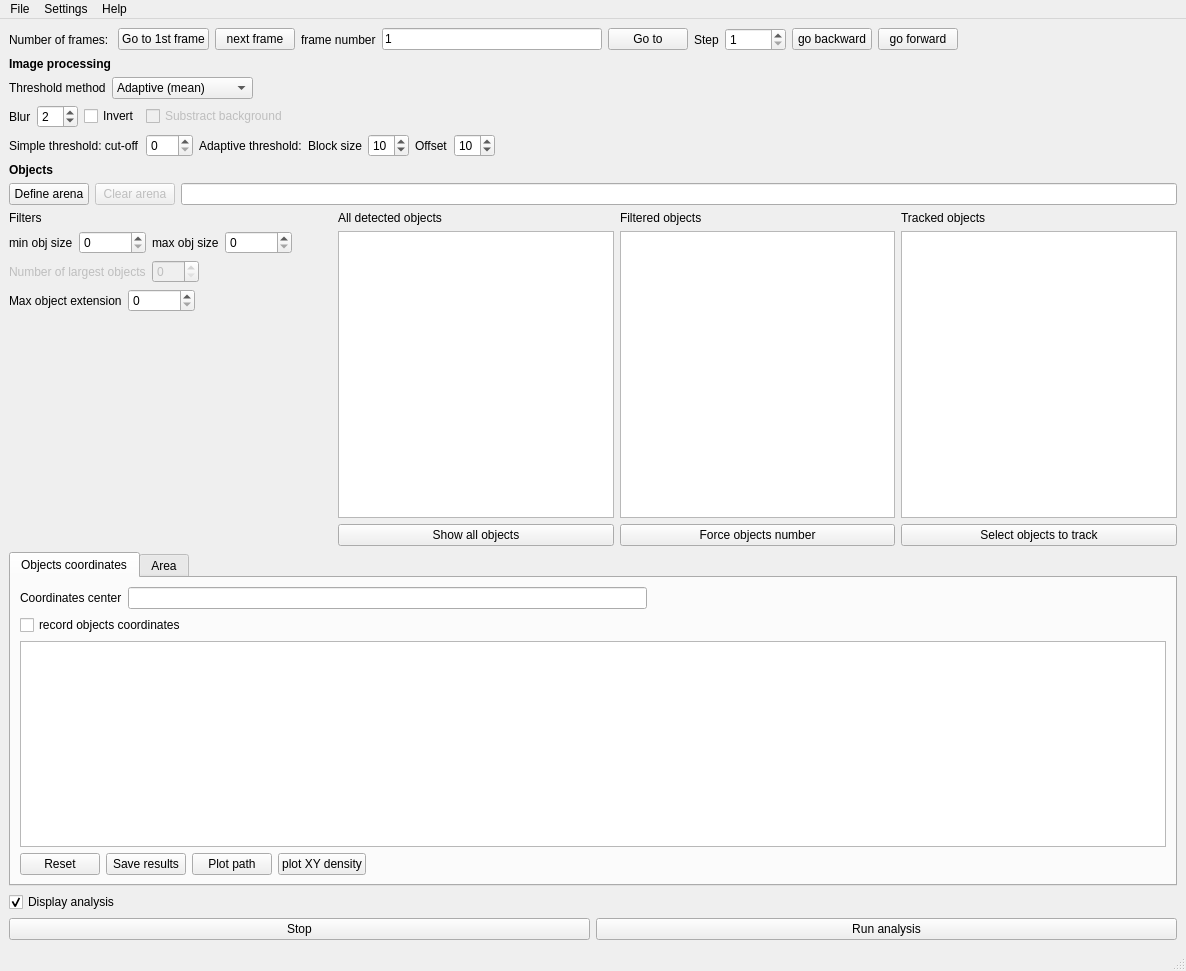
<?xml version="1.0" encoding="UTF-8"?>
<ui version="4.0">
 <class>MainWindow</class>
 <widget class="QMainWindow" name="MainWindow">
  <property name="geometry">
   <rect>
    <x>0</x>
    <y>0</y>
    <width>1186</width>
    <height>971</height>
   </rect>
  </property>
  <property name="windowTitle">
   <string>MainWindow</string>
  </property>
  <widget class="QWidget" name="centralwidget">
   <layout class="QVBoxLayout" name="verticalLayout_9">
    <item>
     <layout class="QHBoxLayout" name="horizontalLayout_5">
      <item>
       <widget class="QLabel" name="lb_frames">
        <property name="text">
         <string>Number of frames: </string>
        </property>
       </widget>
      </item>
      <item>
       <widget class="QPushButton" name="pb_1st_frame">
        <property name="text">
         <string>Go to 1st frame</string>
        </property>
       </widget>
      </item>
      <item>
       <widget class="QPushButton" name="pb_next_frame">
        <property name="text">
         <string>next frame</string>
        </property>
       </widget>
      </item>
      <item>
       <widget class="QLabel" name="label_11">
        <property name="text">
         <string>frame number</string>
        </property>
       </widget>
      </item>
      <item>
       <widget class="QLineEdit" name="le_goto_frame">
        <property name="text">
         <string>1</string>
        </property>
       </widget>
      </item>
      <item>
       <widget class="QPushButton" name="pb_goto_frame">
        <property name="text">
         <string>Go to</string>
        </property>
       </widget>
      </item>
      <item>
       <widget class="QLabel" name="label_10">
        <property name="text">
         <string>Step</string>
        </property>
       </widget>
      </item>
      <item>
       <widget class="QSpinBox" name="sb_frame_offset">
        <property name="minimum">
         <number>1</number>
        </property>
        <property name="maximum">
         <number>10000</number>
        </property>
        <property name="singleStep">
         <number>10</number>
        </property>
        <property name="value">
         <number>1</number>
        </property>
       </widget>
      </item>
      <item>
       <widget class="QPushButton" name="pb_backward">
        <property name="text">
         <string>go backward</string>
        </property>
       </widget>
      </item>
      <item>
       <widget class="QPushButton" name="pb_forward">
        <property name="text">
         <string>go forward</string>
        </property>
       </widget>
      </item>
      <item>
       <spacer name="horizontalSpacer_3">
        <property name="orientation">
         <enum>Qt::Horizontal</enum>
        </property>
        <property name="sizeHint" stdset="0">
         <size>
          <width>40</width>
          <height>20</height>
         </size>
        </property>
       </spacer>
      </item>
     </layout>
    </item>
    <item>
     <widget class="QLabel" name="label_9">
      <property name="font">
       <font>
        <weight>75</weight>
        <bold>true</bold>
       </font>
      </property>
      <property name="text">
       <string>Image processing</string>
      </property>
     </widget>
    </item>
    <item>
     <layout class="QHBoxLayout" name="horizontalLayout">
      <item>
       <widget class="QLabel" name="label_14">
        <property name="text">
         <string>Threshold method</string>
        </property>
       </widget>
      </item>
      <item>
       <widget class="QComboBox" name="cb_threshold_method">
        <item>
         <property name="text">
          <string>Adaptive (mean)</string>
         </property>
        </item>
        <item>
         <property name="text">
          <string>Adaptive (Gaussian)</string>
         </property>
        </item>
        <item>
         <property name="text">
          <string>Simple</string>
         </property>
        </item>
       </widget>
      </item>
      <item>
       <spacer name="horizontalSpacer_7">
        <property name="orientation">
         <enum>Qt::Horizontal</enum>
        </property>
        <property name="sizeHint" stdset="0">
         <size>
          <width>40</width>
          <height>20</height>
         </size>
        </property>
       </spacer>
      </item>
     </layout>
    </item>
    <item>
     <layout class="QHBoxLayout" name="horizontalLayout_10">
      <item>
       <widget class="QLabel" name="label_8">
        <property name="text">
         <string>Blur</string>
        </property>
       </widget>
      </item>
      <item>
       <widget class="QSpinBox" name="sb_blur">
        <property name="value">
         <number>2</number>
        </property>
       </widget>
      </item>
      <item>
       <widget class="QCheckBox" name="cb_invert">
        <property name="text">
         <string>Invert</string>
        </property>
       </widget>
      </item>
      <item>
       <widget class="QCheckBox" name="cb_background">
        <property name="enabled">
         <bool>false</bool>
        </property>
        <property name="text">
         <string>Substract background</string>
        </property>
       </widget>
      </item>
      <item>
       <spacer name="horizontalSpacer_2">
        <property name="orientation">
         <enum>Qt::Horizontal</enum>
        </property>
        <property name="sizeHint" stdset="0">
         <size>
          <width>40</width>
          <height>20</height>
         </size>
        </property>
       </spacer>
      </item>
     </layout>
    </item>
    <item>
     <layout class="QHBoxLayout" name="horizontalLayout_4">
      <item>
       <widget class="QLabel" name="lb_threshold">
        <property name="text">
         <string>Simple threshold: cut-off</string>
        </property>
       </widget>
      </item>
      <item>
       <widget class="QSpinBox" name="sb_threshold">
        <property name="maximum">
         <number>255</number>
        </property>
       </widget>
      </item>
      <item>
       <widget class="QLabel" name="label_15">
        <property name="text">
         <string>Adaptive threshold:</string>
        </property>
       </widget>
      </item>
      <item>
       <widget class="QLabel" name="label_16">
        <property name="text">
         <string>Block size</string>
        </property>
       </widget>
      </item>
      <item>
       <widget class="QSpinBox" name="sb_block_size">
        <property name="value">
         <number>10</number>
        </property>
       </widget>
      </item>
      <item>
       <widget class="QLabel" name="label_17">
        <property name="text">
         <string>Offset</string>
        </property>
       </widget>
      </item>
      <item>
       <widget class="QSpinBox" name="sb_offset">
        <property name="value">
         <number>10</number>
        </property>
       </widget>
      </item>
      <item>
       <spacer name="horizontalSpacer_8">
        <property name="orientation">
         <enum>Qt::Horizontal</enum>
        </property>
        <property name="sizeHint" stdset="0">
         <size>
          <width>40</width>
          <height>20</height>
         </size>
        </property>
       </spacer>
      </item>
     </layout>
    </item>
    <item>
     <widget class="QLabel" name="label_5">
      <property name="font">
       <font>
        <weight>75</weight>
        <bold>true</bold>
       </font>
      </property>
      <property name="text">
       <string>Objects</string>
      </property>
     </widget>
    </item>
    <item>
     <layout class="QHBoxLayout" name="horizontalLayout_16">
      <item>
       <widget class="QPushButton" name="pb_define_arena">
        <property name="text">
         <string>Define arena</string>
        </property>
       </widget>
      </item>
      <item>
       <widget class="QPushButton" name="pb_clear_arena">
        <property name="enabled">
         <bool>false</bool>
        </property>
        <property name="text">
         <string>Clear arena</string>
        </property>
       </widget>
      </item>
      <item>
       <widget class="QLineEdit" name="le_arena">
        <property name="readOnly">
         <bool>true</bool>
        </property>
       </widget>
      </item>
     </layout>
    </item>
    <item>
     <layout class="QHBoxLayout" name="horizontalLayout_9">
      <item>
       <layout class="QVBoxLayout" name="verticalLayout_3">
        <item>
         <widget class="QLabel" name="label_12">
          <property name="text">
           <string>Filters</string>
          </property>
         </widget>
        </item>
        <item>
         <layout class="QHBoxLayout" name="horizontalLayout_8">
          <item>
           <layout class="QHBoxLayout" name="horizontalLayout_2">
            <item>
             <widget class="QLabel" name="label_3">
              <property name="text">
               <string>min obj size</string>
              </property>
             </widget>
            </item>
            <item>
             <widget class="QSpinBox" name="sbMin">
              <property name="maximum">
               <number>100000</number>
              </property>
              <property name="singleStep">
               <number>10</number>
              </property>
              <property name="value">
               <number>0</number>
              </property>
             </widget>
            </item>
           </layout>
          </item>
          <item>
           <layout class="QHBoxLayout" name="horizontalLayout_3">
            <item>
             <widget class="QLabel" name="label_4">
              <property name="text">
               <string>max obj size</string>
              </property>
             </widget>
            </item>
            <item>
             <widget class="QSpinBox" name="sbMax">
              <property name="maximum">
               <number>100000</number>
              </property>
              <property name="singleStep">
               <number>10</number>
              </property>
              <property name="value">
               <number>0</number>
              </property>
             </widget>
            </item>
           </layout>
          </item>
          <item>
           <spacer name="horizontalSpacer_4">
            <property name="orientation">
             <enum>Qt::Horizontal</enum>
            </property>
            <property name="sizeHint" stdset="0">
             <size>
              <width>40</width>
              <height>20</height>
             </size>
            </property>
           </spacer>
          </item>
         </layout>
        </item>
        <item>
         <layout class="QHBoxLayout" name="horizontalLayout_7">
          <item>
           <widget class="QLabel" name="label_7">
            <property name="enabled">
             <bool>false</bool>
            </property>
            <property name="text">
             <string>Number of largest objects</string>
            </property>
           </widget>
          </item>
          <item>
           <widget class="QSpinBox" name="sb_largest_number">
            <property name="enabled">
             <bool>false</bool>
            </property>
            <property name="maximum">
             <number>999</number>
            </property>
           </widget>
          </item>
          <item>
           <spacer name="horizontalSpacer_5">
            <property name="orientation">
             <enum>Qt::Horizontal</enum>
            </property>
            <property name="sizeHint" stdset="0">
             <size>
              <width>40</width>
              <height>20</height>
             </size>
            </property>
           </spacer>
          </item>
         </layout>
        </item>
        <item>
         <layout class="QHBoxLayout" name="horizontalLayout_17">
          <item>
           <widget class="QLabel" name="label_13">
            <property name="text">
             <string>Max object extension</string>
            </property>
           </widget>
          </item>
          <item>
           <widget class="QSpinBox" name="sb_max_extension">
            <property name="maximum">
             <number>9999999</number>
            </property>
            <property name="singleStep">
             <number>100</number>
            </property>
           </widget>
          </item>
          <item>
           <spacer name="horizontalSpacer_6">
            <property name="orientation">
             <enum>Qt::Horizontal</enum>
            </property>
            <property name="sizeHint" stdset="0">
             <size>
              <width>40</width>
              <height>20</height>
             </size>
            </property>
           </spacer>
          </item>
         </layout>
        </item>
        <item>
         <spacer name="verticalSpacer">
          <property name="orientation">
           <enum>Qt::Vertical</enum>
          </property>
          <property name="sizeHint" stdset="0">
           <size>
            <width>20</width>
            <height>40</height>
           </size>
          </property>
         </spacer>
        </item>
       </layout>
      </item>
      <item>
       <layout class="QVBoxLayout" name="verticalLayout">
        <item>
         <widget class="QLabel" name="lb_all">
          <property name="text">
           <string>All detected objects</string>
          </property>
         </widget>
        </item>
        <item>
         <widget class="QTextEdit" name="te_all_objects"/>
        </item>
        <item>
         <widget class="QPushButton" name="pb_show_all_objects">
          <property name="text">
           <string>Show all objects</string>
          </property>
         </widget>
        </item>
       </layout>
      </item>
      <item>
       <layout class="QVBoxLayout" name="verticalLayout_2">
        <item>
         <widget class="QLabel" name="lb_filtered">
          <property name="text">
           <string>Filtered objects</string>
          </property>
         </widget>
        </item>
        <item>
         <widget class="QTextEdit" name="te_filtered_objects">
          <property name="maximumSize">
           <size>
            <width>16777215</width>
            <height>16777215</height>
           </size>
          </property>
         </widget>
        </item>
        <item>
         <widget class="QPushButton" name="pb_separate_objects">
          <property name="text">
           <string>Force objects number</string>
          </property>
         </widget>
        </item>
       </layout>
      </item>
      <item>
       <layout class="QVBoxLayout" name="verticalLayout_4">
        <item>
         <widget class="QLabel" name="lb_tracked_objects">
          <property name="text">
           <string>Tracked objects</string>
          </property>
         </widget>
        </item>
        <item>
         <widget class="QTextEdit" name="te_tracked_objects">
          <property name="maximumSize">
           <size>
            <width>16777215</width>
            <height>16777215</height>
           </size>
          </property>
         </widget>
        </item>
        <item>
         <widget class="QPushButton" name="pb_select_objects_to_track">
          <property name="text">
           <string>Select objects to track</string>
          </property>
         </widget>
        </item>
       </layout>
      </item>
     </layout>
    </item>
    <item>
     <widget class="QTabWidget" name="tabWidget">
      <property name="currentIndex">
       <number>0</number>
      </property>
      <widget class="QWidget" name="tab">
       <attribute name="title">
        <string>Objects coordinates</string>
       </attribute>
       <layout class="QVBoxLayout" name="verticalLayout_6">
        <item>
         <layout class="QVBoxLayout" name="verticalLayout_5">
          <item>
           <layout class="QHBoxLayout" name="horizontalLayout_11">
            <item>
             <widget class="QLabel" name="label">
              <property name="text">
               <string>Coordinates center</string>
              </property>
             </widget>
            </item>
            <item>
             <widget class="QLineEdit" name="le_coordinates_center">
              <property name="readOnly">
               <bool>true</bool>
              </property>
             </widget>
            </item>
            <item>
             <spacer name="horizontalSpacer_9">
              <property name="orientation">
               <enum>Qt::Horizontal</enum>
              </property>
              <property name="sizeHint" stdset="0">
               <size>
                <width>40</width>
                <height>20</height>
               </size>
              </property>
             </spacer>
            </item>
           </layout>
          </item>
          <item>
           <widget class="QCheckBox" name="cb_record_xy">
            <property name="text">
             <string>record objects coordinates</string>
            </property>
           </widget>
          </item>
          <item>
           <widget class="QTextEdit" name="te_xy"/>
          </item>
          <item>
           <layout class="QHBoxLayout" name="horizontalLayout_12">
            <item>
             <widget class="QPushButton" name="pb_reset_xy">
              <property name="text">
               <string>Reset</string>
              </property>
             </widget>
            </item>
            <item>
             <widget class="QPushButton" name="pb_save_xy">
              <property name="text">
               <string>Save results</string>
              </property>
             </widget>
            </item>
            <item>
             <widget class="QPushButton" name="pb_plot_path">
              <property name="text">
               <string>Plot path</string>
              </property>
             </widget>
            </item>
            <item>
             <widget class="QPushButton" name="pb_plot_xy_density">
              <property name="text">
               <string>plot XY density</string>
              </property>
             </widget>
            </item>
            <item>
             <spacer name="horizontalSpacer">
              <property name="orientation">
               <enum>Qt::Horizontal</enum>
              </property>
              <property name="sizeHint" stdset="0">
               <size>
                <width>40</width>
                <height>20</height>
               </size>
              </property>
             </spacer>
            </item>
           </layout>
          </item>
         </layout>
        </item>
       </layout>
      </widget>
      <widget class="QWidget" name="tab_2">
       <attribute name="title">
        <string>Area</string>
       </attribute>
       <layout class="QVBoxLayout" name="verticalLayout_10">
        <item>
         <layout class="QHBoxLayout" name="horizontalLayout_15">
          <item>
           <layout class="QVBoxLayout" name="verticalLayout_7">
            <item>
             <widget class="QCheckBox" name="cb_record_number_objects">
              <property name="text">
               <string>Record number of objects(s) in areas</string>
              </property>
             </widget>
            </item>
            <item>
             <widget class="QLabel" name="label_2">
              <property name="text">
               <string>Areas</string>
              </property>
             </widget>
            </item>
            <item>
             <widget class="QListWidget" name="lw_area_definition"/>
            </item>
            <item>
             <layout class="QHBoxLayout" name="horizontalLayout_13">
              <item>
               <widget class="QPushButton" name="pb_add_area">
                <property name="text">
                 <string>Add area</string>
                </property>
               </widget>
              </item>
              <item>
               <widget class="QPushButton" name="pb_remove_area">
                <property name="text">
                 <string>Remove selected area</string>
                </property>
               </widget>
              </item>
              <item>
               <widget class="QPushButton" name="pb_open_areas">
                <property name="text">
                 <string>Load areas from disk</string>
                </property>
               </widget>
              </item>
              <item>
               <widget class="QPushButton" name="pb_save_areas">
                <property name="text">
                 <string>Save areas to disk</string>
                </property>
               </widget>
              </item>
              <item>
               <widget class="QPushButton" name="pb_active_areas">
                <property name="text">
                 <string>Activate areas</string>
                </property>
               </widget>
              </item>
             </layout>
            </item>
           </layout>
          </item>
          <item>
           <layout class="QVBoxLayout" name="verticalLayout_8">
            <item>
             <widget class="QLabel" name="label_6">
              <property name="text">
               <string>Number of object(s) in areas</string>
              </property>
             </widget>
            </item>
            <item>
             <widget class="QTextEdit" name="te_number_objects"/>
            </item>
            <item>
             <layout class="QHBoxLayout" name="horizontalLayout_14">
              <item>
               <widget class="QPushButton" name="pb_reset_areas">
                <property name="text">
                 <string>Reset</string>
                </property>
               </widget>
              </item>
              <item>
               <widget class="QPushButton" name="pb_save_objects_number">
                <property name="text">
                 <string>Save results</string>
                </property>
               </widget>
              </item>
             </layout>
            </item>
           </layout>
          </item>
         </layout>
        </item>
       </layout>
      </widget>
     </widget>
    </item>
    <item>
     <widget class="QCheckBox" name="cb_display_analysis">
      <property name="text">
       <string>Display analysis</string>
      </property>
      <property name="checked">
       <bool>true</bool>
      </property>
     </widget>
    </item>
    <item>
     <layout class="QHBoxLayout" name="horizontalLayout_6">
      <item>
       <widget class="QPushButton" name="pb_stop">
        <property name="text">
         <string>Stop</string>
        </property>
       </widget>
      </item>
      <item>
       <widget class="QPushButton" name="pbGo">
        <property name="text">
         <string>Run analysis</string>
        </property>
       </widget>
      </item>
     </layout>
    </item>
   </layout>
  </widget>
  <widget class="QMenuBar" name="menubar">
   <property name="geometry">
    <rect>
     <x>0</x>
     <y>0</y>
     <width>1186</width>
     <height>22</height>
    </rect>
   </property>
   <widget class="QMenu" name="menuFile">
    <property name="title">
     <string>File</string>
    </property>
    <addaction name="actionOpen_video"/>
    <addaction name="actionLoad_directory_of_images"/>
    <addaction name="separator"/>
    <addaction name="actionOpen_project"/>
    <addaction name="actionSave_project"/>
    <addaction name="separator"/>
    <addaction name="actionQuit"/>
   </widget>
   <widget class="QMenu" name="menuSettings">
    <property name="title">
     <string>Settings</string>
    </property>
    <widget class="QMenu" name="menuFrame_viewer_scale">
     <property name="title">
      <string>Frame viewer scale</string>
     </property>
     <addaction name="action2"/>
     <addaction name="action1"/>
     <addaction name="action1_2"/>
     <addaction name="action1_4"/>
    </widget>
    <widget class="QMenu" name="menuTreatment_viewer_scale">
     <property name="title">
      <string>Treatment viewer scale</string>
     </property>
     <addaction name="action_treated_2"/>
     <addaction name="action_treated_1"/>
     <addaction name="action_treated_1_2"/>
     <addaction name="action_treated_1_4"/>
    </widget>
    <addaction name="menuFrame_viewer_scale"/>
    <addaction name="menuTreatment_viewer_scale"/>
    <addaction name="actionDraw_reference"/>
    <addaction name="actionDefine_coordinate_center"/>
    <addaction name="actionSelect_objects_to_track"/>
   </widget>
   <widget class="QMenu" name="menuHelp">
    <property name="title">
     <string>Help</string>
    </property>
    <addaction name="actionAbout"/>
   </widget>
   <addaction name="menuFile"/>
   <addaction name="menuSettings"/>
   <addaction name="menuHelp"/>
  </widget>
  <widget class="QStatusBar" name="statusbar"/>
  <action name="actionOpen_video">
   <property name="text">
    <string>Open video</string>
   </property>
  </action>
  <action name="actionBackground">
   <property name="text">
    <string>background</string>
   </property>
  </action>
  <action name="actionQuit">
   <property name="text">
    <string>Quit</string>
   </property>
  </action>
  <action name="actionFrame_width">
   <property name="text">
    <string>Frame width</string>
   </property>
  </action>
  <action name="actionAbout">
   <property name="text">
    <string>About DORIS</string>
   </property>
  </action>
  <action name="actionLoad_directory_of_images">
   <property name="text">
    <string>Load directory of images</string>
   </property>
  </action>
  <action name="action1">
   <property name="text">
    <string>1</string>
   </property>
  </action>
  <action name="action1_2">
   <property name="text">
    <string>1/2</string>
   </property>
  </action>
  <action name="action1_4">
   <property name="text">
    <string>1/4</string>
   </property>
  </action>
  <action name="action_treated_1">
   <property name="text">
    <string>1</string>
   </property>
  </action>
  <action name="action_treated_1_2">
   <property name="text">
    <string>1/2</string>
   </property>
  </action>
  <action name="action_treated_1_4">
   <property name="text">
    <string>1/4</string>
   </property>
  </action>
  <action name="actionSave_project">
   <property name="text">
    <string>Save project</string>
   </property>
  </action>
  <action name="action2">
   <property name="text">
    <string>2</string>
   </property>
  </action>
  <action name="action_treated_2">
   <property name="text">
    <string>2</string>
   </property>
  </action>
  <action name="actionOpen_project">
   <property name="text">
    <string>Open project</string>
   </property>
  </action>
  <action name="actionDraw_reference">
   <property name="text">
    <string>Draw reference</string>
   </property>
  </action>
  <action name="actionDefine_coordinate_center">
   <property name="checkable">
    <bool>true</bool>
   </property>
   <property name="enabled">
    <bool>true</bool>
   </property>
   <property name="text">
    <string>Define coordinate center</string>
   </property>
  </action>
  <action name="actionSelect_objects_to_track">
   <property name="checkable">
    <bool>false</bool>
   </property>
   <property name="text">
    <string>Select objects to track</string>
   </property>
  </action>
 </widget>
 <resources/>
 <connections/>
</ui>
